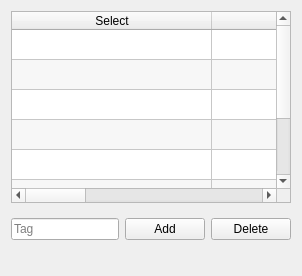
                      <widget class="QWidget" name="tags_tab">
                       <attribute name="title">
                        <string>Tags</string>
                       </attribute>
                       <layout class="QVBoxLayout" name="verticalLayout_7">
                        <item>
                         <widget class="QTableWidget" name="table_tag">
                          <property name="focusPolicy">
                           <enum>Qt::StrongFocus</enum>
                          </property>
                          <property name="acceptDrops">
                           <bool>false</bool>
                          </property>
                          <property name="editTriggers">
                           <set>QAbstractItemView::NoEditTriggers</set>
                          </property>
                          <property name="alternatingRowColors">
                           <bool>true</bool>
                          </property>
                          <property name="selectionBehavior">
                           <enum>QAbstractItemView::SelectRows</enum>
                          </property>
                          <property name="sortingEnabled">
                           <bool>true</bool>
                          </property>
                          <property name="cornerButtonEnabled">
                           <bool>true</bool>
                          </property>
                          <property name="rowCount">
                           <number>8</number>
                          </property>
                          <attribute name="horizontalHeaderCascadingSectionResizes">
                           <bool>true</bool>
                          </attribute>
                          <attribute name="horizontalHeaderMinimumSectionSize">
                           <number>200</number>
                          </attribute>
                          <attribute name="horizontalHeaderDefaultSectionSize">
                           <number>200</number>
                          </attribute>
                          <attribute name="horizontalHeaderShowSortIndicator" stdset="0">
                           <bool>true</bool>
                          </attribute>
                          <attribute name="horizontalHeaderStretchLastSection">
                           <bool>true</bool>
                          </attribute>
                          <attribute name="verticalHeaderVisible">
                           <bool>false</bool>
                          </attribute>
                          <attribute name="verticalHeaderCascadingSectionResizes">
                           <bool>true</bool>
                          </attribute>
                          <attribute name="verticalHeaderShowSortIndicator" stdset="0">
                           <bool>true</bool>
                          </attribute>
                          <row/>
                          <row/>
                          <row/>
                          <row/>
                          <row/>
                          <row/>
                          <row/>
                          <row/>
                          <column>
                           <property name="text">
                            <string>Select</string>
                           </property>
                          </column>
                          <column>
                           <property name="text">
                            <string>IP Address</string>
                           </property>
                          </column>
                          <column>
                           <property name="text">
                            <string>MAC Address </string>
                           </property>
                          </column>
                          <column>
                           <property name="text">
                            <string>Tag</string>
                           </property>
                          </column>
                          <item row="0" column="0">
                           <property name="text">
                            <string/>
                           </property>
                           <property name="checkState">
                            <enum>Unchecked</enum>
                           </property>
                          </item>
                          <item row="0" column="1">
                           <property name="text">
                            <string/>
                           </property>
                           <property name="flags">
                            <set>ItemIsSelectable|ItemIsUserCheckable|ItemIsEnabled</set>
                           </property>
                          </item>
                          <item row="0" column="2">
                           <property name="text">
                            <string/>
                           </property>
                           <property name="flags">
                            <set>ItemIsSelectable</set>
                           </property>
                          </item>
                          <item row="0" column="3">
                           <property name="text">
                            <string/>
                           </property>
                           <property name="flags">
                            <set>ItemIsSelectable|ItemIsEditable|ItemIsEnabled</set>
                           </property>
                          </item>
                          <item row="1" column="0">
                           <property name="checkState">
                            <enum>Unchecked</enum>
                           </property>
                          </item>
                          <item row="1" column="1">
                           <property name="text">
                            <string/>
                           </property>
                           <property name="flags">
                            <set>ItemIsSelectable|ItemIsUserCheckable|ItemIsEnabled</set>
                           </property>
                          </item>
                          <item row="1" column="2">
                           <property name="text">
                            <string/>
                           </property>
                           <property name="flags">
                            <set>ItemIsSelectable</set>
                           </property>
                          </item>
                          <item row="1" column="3">
                           <property name="text">
                            <string/>
                           </property>
                           <property name="flags">
                            <set>ItemIsSelectable|ItemIsEditable|ItemIsEnabled</set>
                           </property>
                          </item>
                          <item row="2" column="0">
                           <property name="checkState">
                            <enum>Unchecked</enum>
                           </property>
                          </item>
                          <item row="2" column="1">
                           <property name="text">
                            <string/>
                           </property>
                           <property name="flags">
                            <set>ItemIsSelectable|ItemIsUserCheckable|ItemIsEnabled</set>
                           </property>
                          </item>
                          <item row="2" column="2">
                           <property name="text">
                            <string/>
                           </property>
                           <property name="flags">
                            <set>ItemIsSelectable</set>
                           </property>
                          </item>
                          <item row="2" column="3">
                           <property name="text">
                            <string/>
                           </property>
                           <property name="flags">
                            <set>ItemIsSelectable|ItemIsEditable|ItemIsEnabled</set>
                           </property>
                          </item>
                          <item row="3" column="0">
                           <property name="text">
                            <string/>
                           </property>
                           <property name="checkState">
                            <enum>Unchecked</enum>
                           </property>
                          </item>
                          <item row="3" column="1">
                           <property name="text">
                            <string/>
                           </property>
                           <property name="flags">
                            <set>ItemIsSelectable|ItemIsUserCheckable|ItemIsEnabled</set>
                           </property>
                          </item>
                          <item row="3" column="2">
                           <property name="text">
                            <string/>
                           </property>
                           <property name="flags">
                            <set>ItemIsSelectable</set>
                           </property>
                          </item>
                          <item row="3" column="3">
                           <property name="text">
                            <string/>
                           </property>
                           <property name="flags">
                            <set>ItemIsSelectable|ItemIsEditable|ItemIsEnabled</set>
                           </property>
                          </item>
                          <item row="4" column="0">
                           <property name="text">
                            <string/>
                           </property>
                           <property name="checkState">
                            <enum>Unchecked</enum>
                           </property>
                          </item>
                          <item row="4" column="1">
                           <property name="text">
                            <string/>
                           </property>
                           <property name="flags">
                            <set>ItemIsSelectable|ItemIsUserCheckable|ItemIsEnabled</set>
                           </property>
                          </item>
                          <item row="4" column="2">
                           <property name="text">
                            <string/>
                           </property>
                           <property name="flags">
                            <set>ItemIsSelectable</set>
                           </property>
                          </item>
                          <item row="4" column="3">
                           <property name="text">
                            <string/>
                           </property>
                           <property name="flags">
                            <set>ItemIsSelectable|ItemIsEditable|ItemIsEnabled</set>
                           </property>
                          </item>
                          <item row="5" column="0">
                           <property name="text">
                            <string/>
                           </property>
                           <property name="checkState">
                            <enum>Unchecked</enum>
                           </property>
                          </item>
                          <item row="5" column="1">
                           <property name="text">
                            <string/>
                           </property>
                           <property name="flags">
                            <set>ItemIsSelectable|ItemIsUserCheckable|ItemIsEnabled</set>
                           </property>
                          </item>
                          <item row="5" column="2">
                           <property name="text">
                            <string/>
                           </property>
                           <property name="flags">
                            <set>ItemIsSelectable</set>
                           </property>
                          </item>
                          <item row="5" column="3">
                           <property name="text">
                            <string/>
                           </property>
                           <property name="flags">
                            <set>ItemIsSelectable|ItemIsEditable|ItemIsEnabled</set>
                           </property>
                          </item>
                          <item row="6" column="0">
                           <property name="text">
                            <string/>
                           </property>
                           <property name="checkState">
                            <enum>Unchecked</enum>
                           </property>
                          </item>
                          <item row="6" column="1">
                           <property name="text">
                            <string/>
                           </property>
                           <property name="flags">
                            <set>ItemIsSelectable|ItemIsUserCheckable|ItemIsEnabled</set>
                           </property>
                          </item>
                          <item row="6" column="2">
                           <property name="text">
                            <string/>
                           </property>
                           <property name="flags">
                            <set>ItemIsSelectable</set>
                           </property>
                          </item>
                          <item row="6" column="3">
                           <property name="text">
                            <string/>
                           </property>
                           <property name="flags">
                            <set>ItemIsSelectable|ItemIsEditable|ItemIsEnabled</set>
                           </property>
                          </item>
                          <item row="7" column="0">
                           <property name="text">
                            <string/>
                           </property>
                           <property name="checkState">
                            <enum>Unchecked</enum>
                           </property>
                          </item>
                          <item row="7" column="1">
                           <property name="text">
                            <string/>
                           </property>
                           <property name="flags">
                            <set>ItemIsSelectable|ItemIsUserCheckable|ItemIsEnabled</set>
                           </property>
                          </item>
                          <item row="7" column="2">
                           <property name="text">
                            <string/>
                           </property>
                           <property name="flags">
                            <set>ItemIsSelectable</set>
                           </property>
                          </item>
                          <item row="7" column="3">
                           <property name="text">
                            <string/>
                           </property>
                           <property name="flags">
                            <set>ItemIsSelectable|ItemIsEditable|ItemIsEnabled</set>
                           </property>
                          </item>
                         </widget>
                        </item>
                        <item>
                         <widget class="QFrame" name="frame_11">
                          <property name="minimumSize">
                           <size>
                            <width>0</width>
                            <height>50</height>
                           </size>
                          </property>
                          <property name="maximumSize">
                           <size>
                            <width>400</width>
                            <height>50</height>
                           </size>
                          </property>
                          <property name="frameShape">
                           <enum>QFrame::NoFrame</enum>
                          </property>
                          <property name="frameShadow">
                           <enum>QFrame::Plain</enum>
                          </property>
                          <layout class="QHBoxLayout" name="horizontalLayout_2">
                           <property name="leftMargin">
                            <number>0</number>
                           </property>
                           <property name="topMargin">
                            <number>0</number>
                           </property>
                           <property name="rightMargin">
                            <number>0</number>
                           </property>
                           <item>
                            <widget class="QLineEdit" name="lineEdit_7">
                             <property name="placeholderText">
                              <string>Tag</string>
                             </property>
                             <property name="clearButtonEnabled">
                              <bool>false</bool>
                             </property>
                            </widget>
                           </item>
                           <item>
                            <widget class="QPushButton" name="tag_add_button">
                             <property name="text">
                              <string>Add</string>
                             </property>
                            </widget>
                           </item>
                           <item>
                            <widget class="QPushButton" name="tag_delete_button">
                             <property name="text">
                              <string>Delete</string>
                             </property>
                            </widget>
                           </item>
                          </layout>
                         </widget>
                        </item>
                        <item>
                         <widget class="QFrame" name="frame_9">
                          <property name="frameShape">
                           <enum>QFrame::NoFrame</enum>
                          </property>
                          <property name="frameShadow">
                           <enum>QFrame::Plain</enum>
                          </property>
                          <layout class="QGridLayout" name="gridLayout_14">
                           <property name="leftMargin">
                            <number>0</number>
                           </property>
                           <property name="topMargin">
                            <number>0</number>
                           </property>
                           <property name="rightMargin">
                            <number>0</number>
                           </property>
                           <property name="bottomMargin">
                            <number>0</number>
                           </property>
                          </layout>
                         </widget>
                        </item>
                       </layout>
                      </widget>
